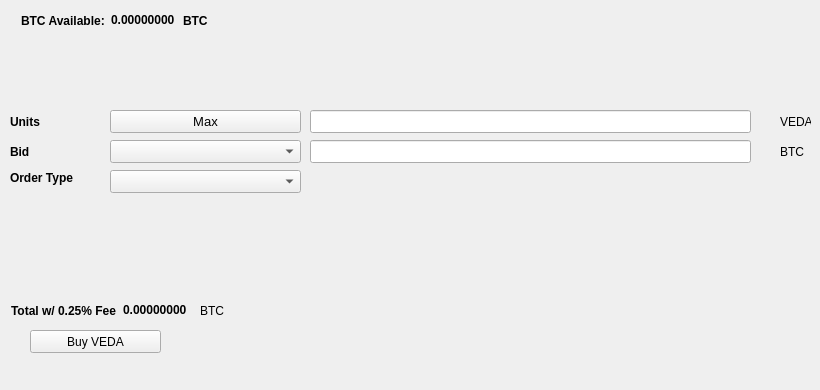
   <widget class="QWidget" name="BuyTab">
    <attribute name="title">
     <string>Buy</string>
    </attribute>
    <widget class="QPushButton" name="BuyVEDA">
     <property name="geometry">
      <rect>
       <x>30</x>
       <y>330</y>
       <width>131</width>
       <height>23</height>
      </rect>
     </property>
     <property name="text">
      <string>Buy VEDA</string>
     </property>
     <property name="icon">
      <iconset resource="../veda.qrc">
       <normaloff>:/icons/bitcoin</normaloff>:/icons/bitcoin</iconset>
     </property>
    </widget>
    <widget class="QLabel" name="label_3">
     <property name="geometry">
      <rect>
       <x>10</x>
       <y>110</y>
       <width>46</width>
       <height>23</height>
      </rect>
     </property>
     <property name="font">
      <font>
       <weight>75</weight>
       <bold>true</bold>
      </font>
     </property>
     <property name="text">
      <string>Units</string>
     </property>
    </widget>
    <widget class="QLineEdit" name="UnitsInput">
     <property name="geometry">
      <rect>
       <x>310</x>
       <y>110</y>
       <width>441</width>
       <height>23</height>
      </rect>
     </property>
     <property name="font">
      <font>
       <pointsize>9</pointsize>
       <weight>75</weight>
       <bold>true</bold>
      </font>
     </property>
    </widget>
    <widget class="QLineEdit" name="BuyBidPriceEdit">
     <property name="geometry">
      <rect>
       <x>310</x>
       <y>140</y>
       <width>441</width>
       <height>23</height>
      </rect>
     </property>
     <property name="font">
      <font>
       <pointsize>9</pointsize>
       <weight>75</weight>
       <bold>true</bold>
      </font>
     </property>
    </widget>
    <widget class="QLabel" name="label_4">
     <property name="geometry">
      <rect>
       <x>780</x>
       <y>110</y>
       <width>31</width>
       <height>23</height>
      </rect>
     </property>
     <property name="text">
      <string>VEDA</string>
     </property>
    </widget>
    <widget class="QLabel" name="label_5">
     <property name="geometry">
      <rect>
       <x>780</x>
       <y>140</y>
       <width>31</width>
       <height>23</height>
      </rect>
     </property>
     <property name="text">
      <string>BTC</string>
     </property>
    </widget>
    <widget class="QLabel" name="label_6">
     <property name="geometry">
      <rect>
       <x>10</x>
       <y>140</y>
       <width>46</width>
       <height>23</height>
      </rect>
     </property>
     <property name="font">
      <font>
       <weight>75</weight>
       <bold>true</bold>
      </font>
     </property>
     <property name="text">
      <string>Bid</string>
     </property>
    </widget>
    <widget class="QLabel" name="label_7">
     <property name="geometry">
      <rect>
       <x>10</x>
       <y>170</y>
       <width>91</width>
       <height>16</height>
      </rect>
     </property>
     <property name="font">
      <font>
       <weight>75</weight>
       <bold>true</bold>
      </font>
     </property>
     <property name="text">
      <string>Order Type</string>
     </property>
    </widget>
    <widget class="QPushButton" name="Buy_Max_Amount">
     <property name="geometry">
      <rect>
       <x>110</x>
       <y>110</y>
       <width>191</width>
       <height>23</height>
      </rect>
     </property>
     <property name="font">
      <font>
       <pointsize>10</pointsize>
      </font>
     </property>
     <property name="text">
      <string>Max</string>
     </property>
    </widget>
    <widget class="QComboBox" name="BuyBidcomboBox">
     <property name="geometry">
      <rect>
       <x>110</x>
       <y>140</y>
       <width>191</width>
       <height>23</height>
      </rect>
     </property>
     <property name="font">
      <font>
       <pointsize>10</pointsize>
      </font>
     </property>
    </widget>
    <widget class="QComboBox" name="buyOrdertypeCombo">
     <property name="geometry">
      <rect>
       <x>110</x>
       <y>170</y>
       <width>191</width>
       <height>23</height>
      </rect>
     </property>
     <property name="font">
      <font>
       <pointsize>10</pointsize>
      </font>
     </property>
    </widget>
    <widget class="QWidget" name="layoutWidget1">
     <property name="geometry">
      <rect>
       <x>21</x>
       <y>11</y>
       <width>227</width>
       <height>19</height>
      </rect>
     </property>
     <layout class="QHBoxLayout" name="horizontalLayout_3">
      <item>
       <widget class="QLabel" name="label232">
        <property name="font">
         <font>
          <weight>75</weight>
          <bold>true</bold>
         </font>
        </property>
        <property name="text">
         <string>BTC Available:</string>
        </property>
       </widget>
      </item>
      <item>
       <widget class="QLabel" name="BtcAvailableLbl">
        <property name="palette">
         <palette>
          <active>
           <colorrole role="WindowText">
            <brush brushstyle="SolidPattern">
             <color alpha="255">
              <red>0</red>
              <green>0</green>
              <blue>0</blue>
             </color>
            </brush>
           </colorrole>
           <colorrole role="Button">
            <brush brushstyle="SolidPattern">
             <color alpha="255">
              <red>0</red>
              <green>170</green>
              <blue>0</blue>
             </color>
            </brush>
           </colorrole>
           <colorrole role="Light">
            <brush brushstyle="SolidPattern">
             <color alpha="255">
              <red>0</red>
              <green>255</green>
              <blue>0</blue>
             </color>
            </brush>
           </colorrole>
           <colorrole role="Midlight">
            <brush brushstyle="SolidPattern">
             <color alpha="255">
              <red>0</red>
              <green>212</green>
              <blue>0</blue>
             </color>
            </brush>
           </colorrole>
           <colorrole role="Dark">
            <brush brushstyle="SolidPattern">
             <color alpha="255">
              <red>0</red>
              <green>85</green>
              <blue>0</blue>
             </color>
            </brush>
           </colorrole>
           <colorrole role="Mid">
            <brush brushstyle="SolidPattern">
             <color alpha="255">
              <red>0</red>
              <green>113</green>
              <blue>0</blue>
             </color>
            </brush>
           </colorrole>
           <colorrole role="Text">
            <brush brushstyle="SolidPattern">
             <color alpha="255">
              <red>0</red>
              <green>170</green>
              <blue>0</blue>
             </color>
            </brush>
           </colorrole>
           <colorrole role="BrightText">
            <brush brushstyle="SolidPattern">
             <color alpha="255">
              <red>255</red>
              <green>255</green>
              <blue>255</blue>
             </color>
            </brush>
           </colorrole>
           <colorrole role="ButtonText">
            <brush brushstyle="SolidPattern">
             <color alpha="255">
              <red>0</red>
              <green>0</green>
              <blue>0</blue>
             </color>
            </brush>
           </colorrole>
           <colorrole role="Base">
            <brush brushstyle="SolidPattern">
             <color alpha="255">
              <red>255</red>
              <green>255</green>
              <blue>255</blue>
             </color>
            </brush>
           </colorrole>
           <colorrole role="Window">
            <brush brushstyle="SolidPattern">
             <color alpha="255">
              <red>0</red>
              <green>170</green>
              <blue>0</blue>
             </color>
            </brush>
           </colorrole>
           <colorrole role="Shadow">
            <brush brushstyle="SolidPattern">
             <color alpha="255">
              <red>0</red>
              <green>0</green>
              <blue>0</blue>
             </color>
            </brush>
           </colorrole>
           <colorrole role="AlternateBase">
            <brush brushstyle="SolidPattern">
             <color alpha="255">
              <red>127</red>
              <green>212</green>
              <blue>127</blue>
             </color>
            </brush>
           </colorrole>
           <colorrole role="ToolTipBase">
            <brush brushstyle="SolidPattern">
             <color alpha="255">
              <red>255</red>
              <green>255</green>
              <blue>220</blue>
             </color>
            </brush>
           </colorrole>
           <colorrole role="ToolTipText">
            <brush brushstyle="SolidPattern">
             <color alpha="255">
              <red>0</red>
              <green>0</green>
              <blue>0</blue>
             </color>
            </brush>
           </colorrole>
          </active>
          <inactive>
           <colorrole role="WindowText">
            <brush brushstyle="SolidPattern">
             <color alpha="255">
              <red>0</red>
              <green>0</green>
              <blue>0</blue>
             </color>
            </brush>
           </colorrole>
           <colorrole role="Button">
            <brush brushstyle="SolidPattern">
             <color alpha="255">
              <red>0</red>
              <green>170</green>
              <blue>0</blue>
             </color>
            </brush>
           </colorrole>
           <colorrole role="Light">
            <brush brushstyle="SolidPattern">
             <color alpha="255">
              <red>0</red>
              <green>255</green>
              <blue>0</blue>
             </color>
            </brush>
           </colorrole>
           <colorrole role="Midlight">
            <brush brushstyle="SolidPattern">
             <color alpha="255">
              <red>0</red>
              <green>212</green>
              <blue>0</blue>
             </color>
            </brush>
           </colorrole>
           <colorrole role="Dark">
            <brush brushstyle="SolidPattern">
             <color alpha="255">
              <red>0</red>
              <green>85</green>
              <blue>0</blue>
             </color>
            </brush>
           </colorrole>
           <colorrole role="Mid">
            <brush brushstyle="SolidPattern">
             <color alpha="255">
              <red>0</red>
              <green>113</green>
              <blue>0</blue>
             </color>
            </brush>
           </colorrole>
           <colorrole role="Text">
            <brush brushstyle="SolidPattern">
             <color alpha="255">
              <red>0</red>
              <green>170</green>
              <blue>0</blue>
             </color>
            </brush>
           </colorrole>
           <colorrole role="BrightText">
            <brush brushstyle="SolidPattern">
             <color alpha="255">
              <red>255</red>
              <green>255</green>
              <blue>255</blue>
             </color>
            </brush>
           </colorrole>
           <colorrole role="ButtonText">
            <brush brushstyle="SolidPattern">
             <color alpha="255">
              <red>0</red>
              <green>0</green>
              <blue>0</blue>
             </color>
            </brush>
           </colorrole>
           <colorrole role="Base">
            <brush brushstyle="SolidPattern">
             <color alpha="255">
              <red>255</red>
              <green>255</green>
              <blue>255</blue>
             </color>
            </brush>
           </colorrole>
           <colorrole role="Window">
            <brush brushstyle="SolidPattern">
             <color alpha="255">
              <red>0</red>
              <green>170</green>
              <blue>0</blue>
             </color>
            </brush>
           </colorrole>
           <colorrole role="Shadow">
            <brush brushstyle="SolidPattern">
             <color alpha="255">
              <red>0</red>
              <green>0</green>
              <blue>0</blue>
             </color>
            </brush>
           </colorrole>
           <colorrole role="AlternateBase">
            <brush brushstyle="SolidPattern">
             <color alpha="255">
              <red>127</red>
              <green>212</green>
              <blue>127</blue>
             </color>
            </brush>
           </colorrole>
           <colorrole role="ToolTipBase">
            <brush brushstyle="SolidPattern">
             <color alpha="255">
              <red>255</red>
              <green>255</green>
              <blue>220</blue>
             </color>
            </brush>
           </colorrole>
           <colorrole role="ToolTipText">
            <brush brushstyle="SolidPattern">
             <color alpha="255">
              <red>0</red>
              <green>0</green>
              <blue>0</blue>
             </color>
            </brush>
           </colorrole>
          </inactive>
          <disabled>
           <colorrole role="WindowText">
            <brush brushstyle="SolidPattern">
             <color alpha="255">
              <red>0</red>
              <green>85</green>
              <blue>0</blue>
             </color>
            </brush>
           </colorrole>
           <colorrole role="Button">
            <brush brushstyle="SolidPattern">
             <color alpha="255">
              <red>0</red>
              <green>170</green>
              <blue>0</blue>
             </color>
            </brush>
           </colorrole>
           <colorrole role="Light">
            <brush brushstyle="SolidPattern">
             <color alpha="255">
              <red>0</red>
              <green>255</green>
              <blue>0</blue>
             </color>
            </brush>
           </colorrole>
           <colorrole role="Midlight">
            <brush brushstyle="SolidPattern">
             <color alpha="255">
              <red>0</red>
              <green>212</green>
              <blue>0</blue>
             </color>
            </brush>
           </colorrole>
           <colorrole role="Dark">
            <brush brushstyle="SolidPattern">
             <color alpha="255">
              <red>0</red>
              <green>85</green>
              <blue>0</blue>
             </color>
            </brush>
           </colorrole>
           <colorrole role="Mid">
            <brush brushstyle="SolidPattern">
             <color alpha="255">
              <red>0</red>
              <green>113</green>
              <blue>0</blue>
             </color>
            </brush>
           </colorrole>
           <colorrole role="Text">
            <brush brushstyle="SolidPattern">
             <color alpha="255">
              <red>0</red>
              <green>85</green>
              <blue>0</blue>
             </color>
            </brush>
           </colorrole>
           <colorrole role="BrightText">
            <brush brushstyle="SolidPattern">
             <color alpha="255">
              <red>255</red>
              <green>255</green>
              <blue>255</blue>
             </color>
            </brush>
           </colorrole>
           <colorrole role="ButtonText">
            <brush brushstyle="SolidPattern">
             <color alpha="255">
              <red>0</red>
              <green>85</green>
              <blue>0</blue>
             </color>
            </brush>
           </colorrole>
           <colorrole role="Base">
            <brush brushstyle="SolidPattern">
             <color alpha="255">
              <red>0</red>
              <green>170</green>
              <blue>0</blue>
             </color>
            </brush>
           </colorrole>
           <colorrole role="Window">
            <brush brushstyle="SolidPattern">
             <color alpha="255">
              <red>0</red>
              <green>170</green>
              <blue>0</blue>
             </color>
            </brush>
           </colorrole>
           <colorrole role="Shadow">
            <brush brushstyle="SolidPattern">
             <color alpha="255">
              <red>0</red>
              <green>0</green>
              <blue>0</blue>
             </color>
            </brush>
           </colorrole>
           <colorrole role="AlternateBase">
            <brush brushstyle="SolidPattern">
             <color alpha="255">
              <red>0</red>
              <green>170</green>
              <blue>0</blue>
             </color>
            </brush>
           </colorrole>
           <colorrole role="ToolTipBase">
            <brush brushstyle="SolidPattern">
             <color alpha="255">
              <red>255</red>
              <green>255</green>
              <blue>220</blue>
             </color>
            </brush>
           </colorrole>
           <colorrole role="ToolTipText">
            <brush brushstyle="SolidPattern">
             <color alpha="255">
              <red>0</red>
              <green>0</green>
              <blue>0</blue>
             </color>
            </brush>
           </colorrole>
          </disabled>
         </palette>
        </property>
        <property name="font">
         <font>
          <weight>75</weight>
          <bold>true</bold>
         </font>
        </property>
        <property name="text">
         <string>0.00000000</string>
        </property>
        <property name="textInteractionFlags">
         <set>Qt::LinksAccessibleByMouse|Qt::TextSelectableByKeyboard|Qt::TextSelectableByMouse</set>
        </property>
       </widget>
      </item>
      <item>
       <widget class="QLabel" name="BtcAvailableLbl_2">
        <property name="font">
         <font>
          <weight>75</weight>
          <bold>true</bold>
         </font>
        </property>
        <property name="text">
         <string>BTC</string>
        </property>
       </widget>
      </item>
     </layout>
    </widget>
    <widget class="QWidget" name="layoutWidge2">
     <property name="geometry">
      <rect>
       <x>11</x>
       <y>301</y>
       <width>259</width>
       <height>19</height>
      </rect>
     </property>
     <layout class="QHBoxLayout" name="horizontalLayout_4">
      <item>
       <widget class="QLabel" name="label_9">
        <property name="font">
         <font>
          <weight>75</weight>
          <bold>true</bold>
         </font>
        </property>
        <property name="text">
         <string>Total w/ 0.25% Fee</string>
        </property>
       </widget>
      </item>
      <item>
       <widget class="QLabel" name="BuyCostLabel">
        <property name="palette">
         <palette>
          <active>
           <colorrole role="WindowText">
            <brush brushstyle="SolidPattern">
             <color alpha="255">
              <red>0</red>
              <green>0</green>
              <blue>0</blue>
             </color>
            </brush>
           </colorrole>
           <colorrole role="Button">
            <brush brushstyle="SolidPattern">
             <color alpha="255">
              <red>0</red>
              <green>170</green>
              <blue>0</blue>
             </color>
            </brush>
           </colorrole>
           <colorrole role="Light">
            <brush brushstyle="SolidPattern">
             <color alpha="255">
              <red>0</red>
              <green>255</green>
              <blue>0</blue>
             </color>
            </brush>
           </colorrole>
           <colorrole role="Midlight">
            <brush brushstyle="SolidPattern">
             <color alpha="255">
              <red>0</red>
              <green>212</green>
              <blue>0</blue>
             </color>
            </brush>
           </colorrole>
           <colorrole role="Dark">
            <brush brushstyle="SolidPattern">
             <color alpha="255">
              <red>0</red>
              <green>85</green>
              <blue>0</blue>
             </color>
            </brush>
           </colorrole>
           <colorrole role="Mid">
            <brush brushstyle="SolidPattern">
             <color alpha="255">
              <red>0</red>
              <green>113</green>
              <blue>0</blue>
             </color>
            </brush>
           </colorrole>
           <colorrole role="Text">
            <brush brushstyle="SolidPattern">
             <color alpha="255">
              <red>0</red>
              <green>170</green>
              <blue>0</blue>
             </color>
            </brush>
           </colorrole>
           <colorrole role="BrightText">
            <brush brushstyle="SolidPattern">
             <color alpha="255">
              <red>255</red>
              <green>255</green>
              <blue>255</blue>
             </color>
            </brush>
           </colorrole>
           <colorrole role="ButtonText">
            <brush brushstyle="SolidPattern">
             <color alpha="255">
              <red>0</red>
              <green>0</green>
              <blue>0</blue>
             </color>
            </brush>
           </colorrole>
           <colorrole role="Base">
            <brush brushstyle="SolidPattern">
             <color alpha="255">
              <red>255</red>
              <green>255</green>
              <blue>255</blue>
             </color>
            </brush>
           </colorrole>
           <colorrole role="Window">
            <brush brushstyle="SolidPattern">
             <color alpha="255">
              <red>0</red>
              <green>170</green>
              <blue>0</blue>
             </color>
            </brush>
           </colorrole>
           <colorrole role="Shadow">
            <brush brushstyle="SolidPattern">
             <color alpha="255">
              <red>0</red>
              <green>0</green>
              <blue>0</blue>
             </color>
            </brush>
           </colorrole>
           <colorrole role="AlternateBase">
            <brush brushstyle="SolidPattern">
             <color alpha="255">
              <red>127</red>
              <green>212</green>
              <blue>127</blue>
             </color>
            </brush>
           </colorrole>
           <colorrole role="ToolTipBase">
            <brush brushstyle="SolidPattern">
             <color alpha="255">
              <red>255</red>
              <green>255</green>
              <blue>220</blue>
             </color>
            </brush>
           </colorrole>
           <colorrole role="ToolTipText">
            <brush brushstyle="SolidPattern">
             <color alpha="255">
              <red>0</red>
              <green>0</green>
              <blue>0</blue>
             </color>
            </brush>
           </colorrole>
          </active>
          <inactive>
           <colorrole role="WindowText">
            <brush brushstyle="SolidPattern">
             <color alpha="255">
              <red>0</red>
              <green>0</green>
              <blue>0</blue>
             </color>
            </brush>
           </colorrole>
           <colorrole role="Button">
            <brush brushstyle="SolidPattern">
             <color alpha="255">
              <red>0</red>
              <green>170</green>
              <blue>0</blue>
             </color>
            </brush>
           </colorrole>
           <colorrole role="Light">
            <brush brushstyle="SolidPattern">
             <color alpha="255">
              <red>0</red>
              <green>255</green>
              <blue>0</blue>
             </color>
            </brush>
           </colorrole>
           <colorrole role="Midlight">
            <brush brushstyle="SolidPattern">
             <color alpha="255">
              <red>0</red>
              <green>212</green>
              <blue>0</blue>
             </color>
            </brush>
           </colorrole>
           <colorrole role="Dark">
            <brush brushstyle="SolidPattern">
             <color alpha="255">
              <red>0</red>
              <green>85</green>
              <blue>0</blue>
             </color>
            </brush>
           </colorrole>
           <colorrole role="Mid">
            <brush brushstyle="SolidPattern">
             <color alpha="255">
              <red>0</red>
              <green>113</green>
              <blue>0</blue>
             </color>
            </brush>
           </colorrole>
           <colorrole role="Text">
            <brush brushstyle="SolidPattern">
             <color alpha="255">
              <red>0</red>
              <green>170</green>
              <blue>0</blue>
             </color>
            </brush>
           </colorrole>
           <colorrole role="BrightText">
            <brush brushstyle="SolidPattern">
             <color alpha="255">
              <red>255</red>
              <green>255</green>
              <blue>255</blue>
             </color>
            </brush>
           </colorrole>
           <colorrole role="ButtonText">
            <brush brushstyle="SolidPattern">
             <color alpha="255">
              <red>0</red>
              <green>0</green>
              <blue>0</blue>
             </color>
            </brush>
           </colorrole>
           <colorrole role="Base">
            <brush brushstyle="SolidPattern">
             <color alpha="255">
              <red>255</red>
              <green>255</green>
              <blue>255</blue>
             </color>
            </brush>
           </colorrole>
           <colorrole role="Window">
            <brush brushstyle="SolidPattern">
             <color alpha="255">
              <red>0</red>
              <green>170</green>
              <blue>0</blue>
             </color>
            </brush>
           </colorrole>
           <colorrole role="Shadow">
            <brush brushstyle="SolidPattern">
             <color alpha="255">
              <red>0</red>
              <green>0</green>
              <blue>0</blue>
             </color>
            </brush>
           </colorrole>
           <colorrole role="AlternateBase">
            <brush brushstyle="SolidPattern">
             <color alpha="255">
              <red>127</red>
              <green>212</green>
              <blue>127</blue>
             </color>
            </brush>
           </colorrole>
           <colorrole role="ToolTipBase">
            <brush brushstyle="SolidPattern">
             <color alpha="255">
              <red>255</red>
              <green>255</green>
              <blue>220</blue>
             </color>
            </brush>
           </colorrole>
           <colorrole role="ToolTipText">
            <brush brushstyle="SolidPattern">
             <color alpha="255">
              <red>0</red>
              <green>0</green>
              <blue>0</blue>
             </color>
            </brush>
           </colorrole>
          </inactive>
          <disabled>
           <colorrole role="WindowText">
            <brush brushstyle="SolidPattern">
             <color alpha="255">
              <red>0</red>
              <green>85</green>
              <blue>0</blue>
             </color>
            </brush>
           </colorrole>
           <colorrole role="Button">
            <brush brushstyle="SolidPattern">
             <color alpha="255">
              <red>0</red>
              <green>170</green>
              <blue>0</blue>
             </color>
            </brush>
           </colorrole>
           <colorrole role="Light">
            <brush brushstyle="SolidPattern">
             <color alpha="255">
              <red>0</red>
              <green>255</green>
              <blue>0</blue>
             </color>
            </brush>
           </colorrole>
           <colorrole role="Midlight">
            <brush brushstyle="SolidPattern">
             <color alpha="255">
              <red>0</red>
              <green>212</green>
              <blue>0</blue>
             </color>
            </brush>
           </colorrole>
           <colorrole role="Dark">
            <brush brushstyle="SolidPattern">
             <color alpha="255">
              <red>0</red>
              <green>85</green>
              <blue>0</blue>
             </color>
            </brush>
           </colorrole>
           <colorrole role="Mid">
            <brush brushstyle="SolidPattern">
             <color alpha="255">
              <red>0</red>
              <green>113</green>
              <blue>0</blue>
             </color>
            </brush>
           </colorrole>
           <colorrole role="Text">
            <brush brushstyle="SolidPattern">
             <color alpha="255">
              <red>0</red>
              <green>85</green>
              <blue>0</blue>
             </color>
            </brush>
           </colorrole>
           <colorrole role="BrightText">
            <brush brushstyle="SolidPattern">
             <color alpha="255">
              <red>255</red>
              <green>255</green>
              <blue>255</blue>
             </color>
            </brush>
           </colorrole>
           <colorrole role="ButtonText">
            <brush brushstyle="SolidPattern">
             <color alpha="255">
              <red>0</red>
              <green>85</green>
              <blue>0</blue>
             </color>
            </brush>
           </colorrole>
           <colorrole role="Base">
            <brush brushstyle="SolidPattern">
             <color alpha="255">
              <red>0</red>
              <green>170</green>
              <blue>0</blue>
             </color>
            </brush>
           </colorrole>
           <colorrole role="Window">
            <brush brushstyle="SolidPattern">
             <color alpha="255">
              <red>0</red>
              <green>170</green>
              <blue>0</blue>
             </color>
            </brush>
           </colorrole>
           <colorrole role="Shadow">
            <brush brushstyle="SolidPattern">
             <color alpha="255">
              <red>0</red>
              <green>0</green>
              <blue>0</blue>
             </color>
            </brush>
           </colorrole>
           <colorrole role="AlternateBase">
            <brush brushstyle="SolidPattern">
             <color alpha="255">
              <red>0</red>
              <green>170</green>
              <blue>0</blue>
             </color>
            </brush>
           </colorrole>
           <colorrole role="ToolTipBase">
            <brush brushstyle="SolidPattern">
             <color alpha="255">
              <red>255</red>
              <green>255</green>
              <blue>220</blue>
             </color>
            </brush>
           </colorrole>
           <colorrole role="ToolTipText">
            <brush brushstyle="SolidPattern">
             <color alpha="255">
              <red>0</red>
              <green>0</green>
              <blue>0</blue>
             </color>
            </brush>
           </colorrole>
          </disabled>
         </palette>
        </property>
        <property name="font">
         <font>
          <weight>75</weight>
          <bold>true</bold>
         </font>
        </property>
        <property name="autoFillBackground">
         <bool>false</bool>
        </property>
        <property name="text">
         <string>0.00000000</string>
        </property>
        <property name="textInteractionFlags">
         <set>Qt::LinksAccessibleByMouse|Qt::TextSelectableByMouse</set>
        </property>
       </widget>
      </item>
      <item>
       <widget class="QLabel" name="label_10">
        <property name="font">
         <font>
          <weight>50</weight>
          <bold>false</bold>
         </font>
        </property>
        <property name="text">
         <string>BTC</string>
        </property>
       </widget>
      </item>
     </layout>
    </widget>
    <widget class="QLabel" name="label_24">
     <property name="geometry">
      <rect>
       <x>460</x>
       <y>300</y>
       <width>281</width>
       <height>81</height>
      </rect>
     </property>
     <property name="text">
      <string/>
     </property>
     <property name="pixmap">
      <pixmap>:/images/bittrex</pixmap>
     </property>
    </widget>
   </widget>
